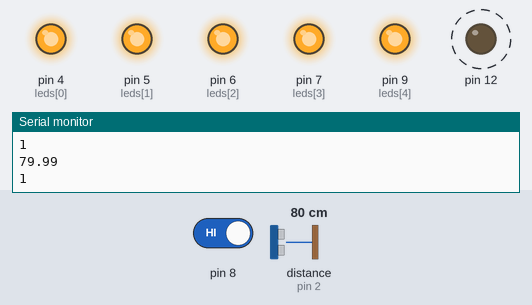
This sketch was run on a simulated Arduino Uno, built with avr-gcc and run on an emulated ATmega328P. On the bench: output pins drawn as LEDs (lit = HIGH), the last lines printed to the serial monitor. Dashed ring = blinking. Inputs (shaded band) come from the test bench; at power-on: pin 8 HIGH, distance to the obstacle (sensor on pin 2) 80 cm. The echo pulse lasts 58.3 µs per cm; pins used as bus, display or sensor lines are not drawn.

Above: at 10.9 s.
11.0 s: pin 8 driven LOW
At 20.6 s:
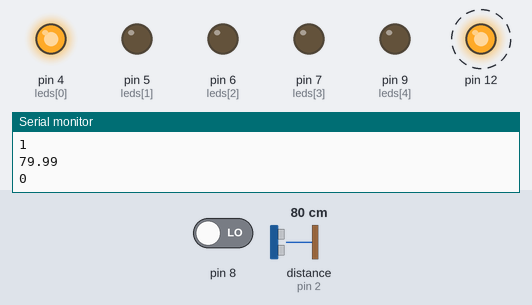
At 22.6 s:
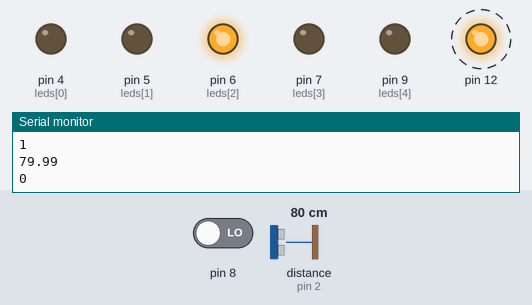
22.7 s: pin 8 driven HIGH
At 26.6 s:
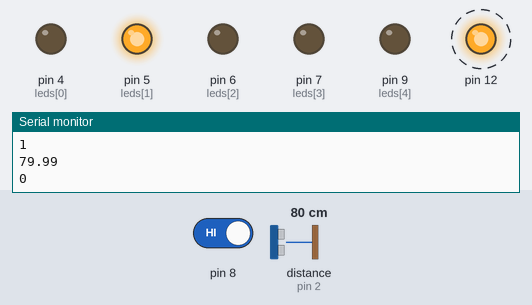
Timing chart, 0 to 38.8 s (numbered marks = the images above; inputs shaded):
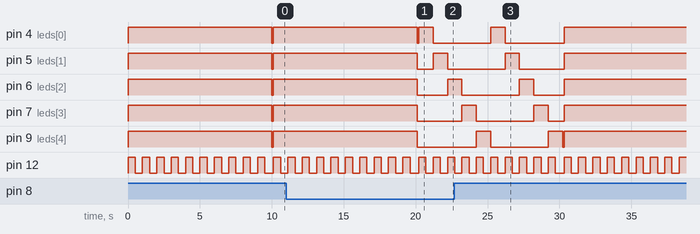

Measured:
- after the input at 11.0 s, pin 7 (leds[3]), pin 9 (leds[4]): goes on until 20.1 s, then stays LOW
- after the input at 22.7 s, pin 4 (leds[0]): goes on until 30.3 s, then stays HIGH
- by itself, pin 12: alternates HIGH for 0.50 s and LOW for 0.50 s

The sketch:

mCVY.ino
```cpp
int leds[5] = {4, 5, 6, 7, 9};

byte Transmissor = 3;
byte Receptor = 2;

float tempo = 0;
float presenca = 0;

int contador = 0;
int contador2;
int EN;

  void setup()
  {
    pinMode(Receptor,INPUT);
    pinMode(12,OUTPUT);
    pinMode(Transmissor, OUTPUT);
    pinMode(8, INPUT);

    pinMode(4, OUTPUT);
    pinMode(5, OUTPUT);
    pinMode(6, OUTPUT);
    pinMode(7, OUTPUT);
    pinMode(9, OUTPUT);

    digitalWrite(12, LOW);
    digitalWrite(Transmissor, LOW);

    Serial.begin(9600);
  	Serial.println("O Arduino foi iniciado!");
  }
  void loop()
  {
    EN = digitalRead(8);
    digitalWrite(Transmissor,HIGH);
    delayMicroseconds(10);
    digitalWrite(Transmissor, LOW);

    tempo = pulseIn(Receptor, HIGH);

    presenca = tempo/20 * 0.343;
    Serial.println(presenca);

    Serial.println(EN);
    if(presenca<=310 && presenca != 0)
      {
        if(EN==0)   // Liga quando não tem energia
        {
          while(contador <10)
          {
            for(contador2=0 ; contador2<5 ; contador2 ++)
            {
                digitalWrite(leds[contador2], LOW);
            }

            digitalWrite(leds[contador], HIGH);
            if (contador >= 5){
                digitalWrite(leds[contador - 5], HIGH);
            }

            digitalWrite(12,HIGH);
            delay(500);
            digitalWrite(12,LOW);
            delay(500);
            contador=contador+1;
          }
          contador =0;
          for(contador2=0; contador2<5; contador2++)
          {
            digitalWrite(leds[contador2], LOW);
          }
        }
        else    // Comportamento padrão
        {
          while(contador<10)
          {
            for(contador2=0; contador2<5; contador2++)
            {
               digitalWrite(leds[contador2], HIGH);
            }
            digitalWrite(12,HIGH);
            delay(500);
            digitalWrite(12,LOW);
            delay(500);
            contador=contador+1;
          }
          contador=0;
          for(contador2=0; contador2<5; contador2++)
          {
            digitalWrite(leds[contador2], LOW);
          }
        }
        delay(100);
      }

  }
```
